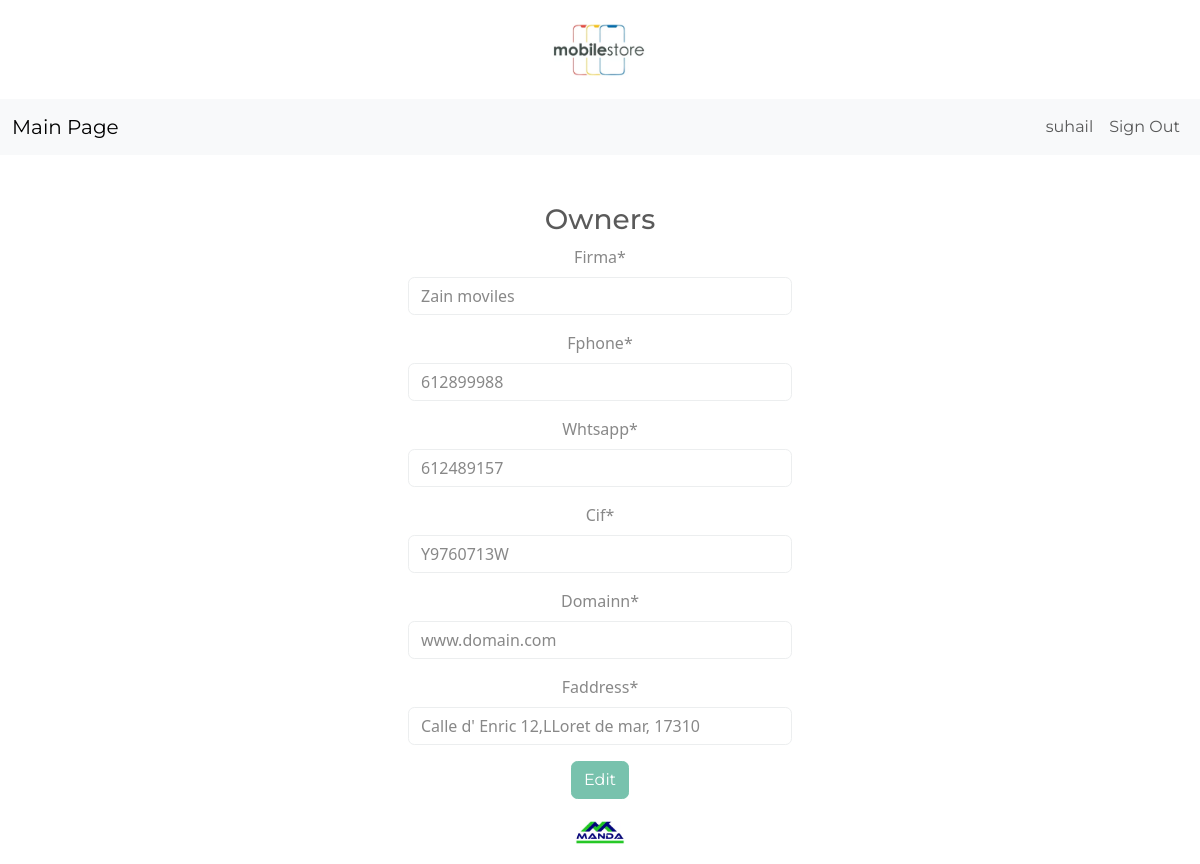
Page /edit-owner/1/ (signed in) on the committed database.
### inventory/models.py (models this page shows, shortened)
class OwnerData(models.Model):
	firma = models.CharField(max_length=50)
	fphone = models.IntegerField()
	whtsapp = models.IntegerField()
	cif = models.CharField(max_length=35, default=0)
	domainn = models.CharField(max_length=50)
	faddress = models.CharField (max_length=50)
	user = models.ForeignKey(User, on_delete=models.CASCADE)

### inventory/views.py (the view)
# urls.py: path('edit-owner/<int:pk>/', EditOwner.as_view(), name='edit-owner'),
class EditOwner(LoginRequiredMixin, UpdateView):
	model = OwnerData
	form_class = OwnerDataForm
	template_name = 'inventory/owneradd.html'
	success_url = reverse_lazy('dashboard4')

### inventory/forms.py
class OwnerDataForm(forms.ModelForm):
  	class Meta:
  		model = OwnerData
  		fields = ['firma', 'fphone', 'whtsapp', 'cif', 'domainn', 'faddress']

### inventory/templates/inventory/owneradd.html (shortened to what this page needs)
{% extends 'inventory/base.html' %}
{% load crispy_forms_tags %}
{% block content %}
	<div class="row">
		<div class="col-11 col-md-4 mx-auto mt-5">
			<h3>Owners</h3>
			<form method="POST">
				{{ form|crispy }}
				<div class="mt-3">
					<button class="btn btn-primary">Edit</button>
				</div>
			</form>
		</div>
	</div>
{% endblock content %}

### inventory/templates/inventory/navigation.html (shortened to what this page needs)
<nav class="navbar navbar-expand-lg bg-light">
	<div class="container-fluid">
		<a class="navbar-brand" href="{% url 'index' %}">Main Page</a>
		<div class="collapse navbar-collapse justify-content-end" id="navbarNav">
			<ul class="navbar-nav">
				{% if user.is_authenticated %}
					<li class="nav-item">
						<a class="nav-link" href="#">{{ user.username }}</a>
					</li>
					<li class="nav-item">
						<a class="nav-link" href="{% url 'logout' %}">Sign Out</a>
					</li>
				{% endif %}
			</ul>
		</div>
	</div>
</nav>

### rows in the picture
OwnerData: firma "Zain moviles", fphone "612899988", whtsapp "612489157", cif "Y9760713W", domainn "www.domain.com", faddress "Calle d' Enric 12,LLoret de mar, 17310"

### other values in the picture
{{ user.username }} "suhail"
